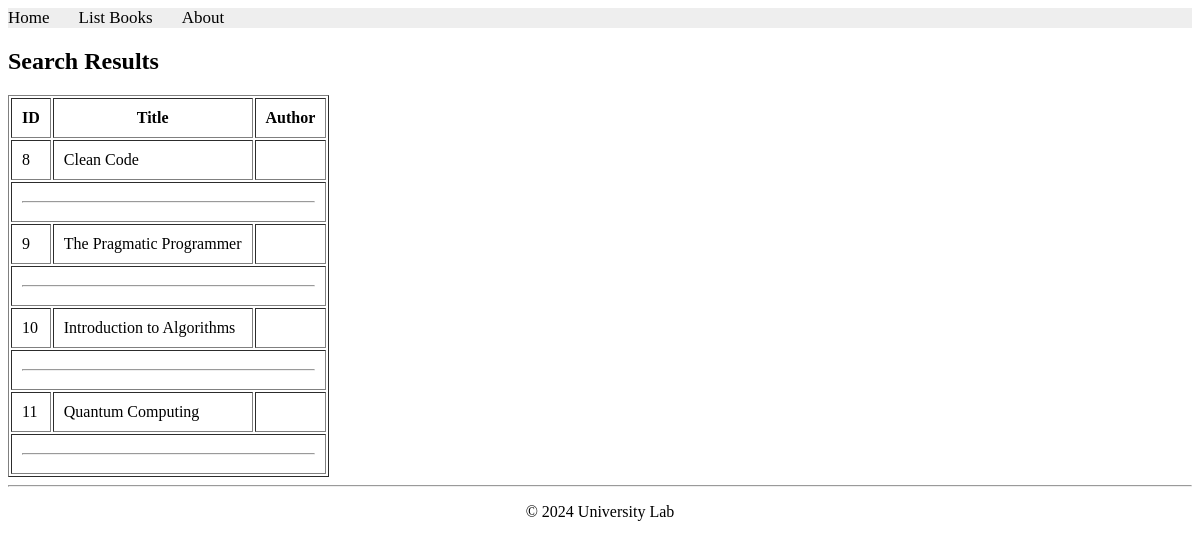
/books/lab8/task1/, run on an earlier commit of the app's database.
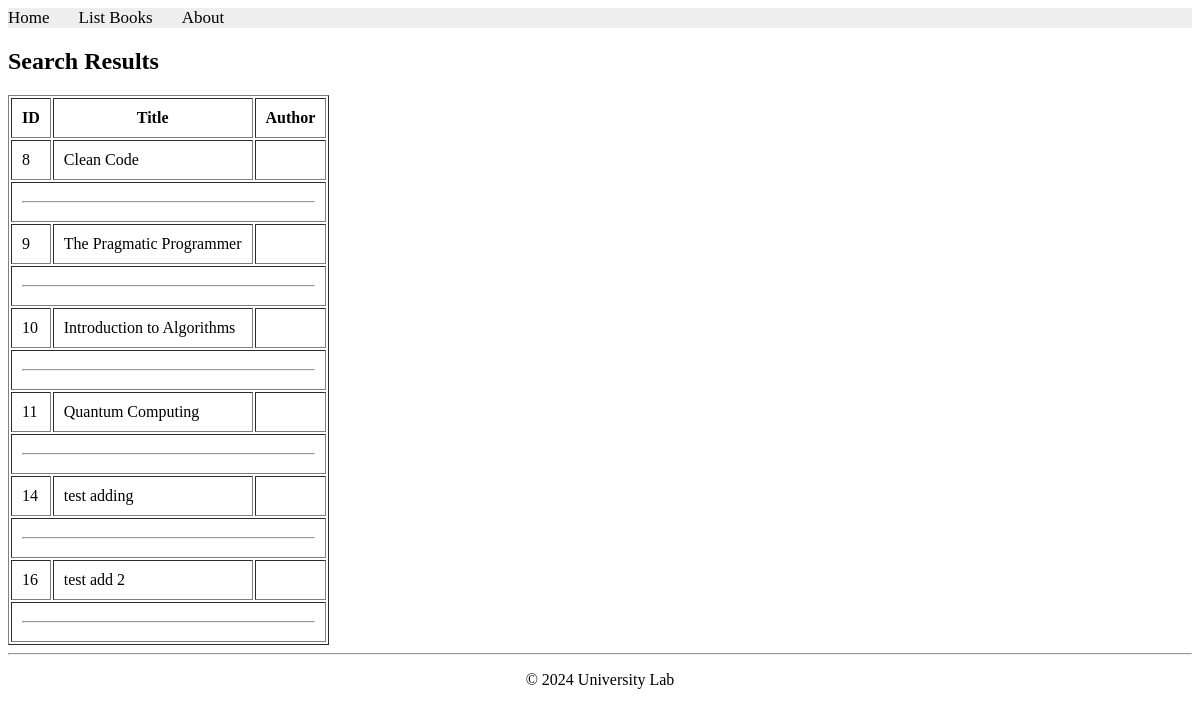
And on a later commit of the database.
### apps/bookmodule/models.py (models this page shows)
class Book(models.Model):
    title = models.CharField(max_length=100)
    price = models.FloatField(default=0.0)
    quantity = models.IntegerField(default=1)
    pubdate = models.DateTimeField()
    rating = models.SmallIntegerField(default=1)
    publisher = models.ForeignKey(Publisher, null=True, on_delete=models.SET_NULL)
    authors = models.ManyToManyField(Author)

### apps/bookmodule/views.py (the view)
# urls.py: path('lab8/task1/', views.lab8_task1, name="lab8_task1"),
def lab8_task1(request):
    mybooks = Book.objects.filter(Q(price__lte=80))
    return render(request, 'bookmodule/bookList.html', {'books': mybooks})

### apps/templates/bookmodule/bookList.html (shortened to what this page needs)
{% extends "layouts/base.html" %}
{% load static %}
{% block content %}
<h2>Search Results</h2>
{% if books %}
    <table border="1" cellpadding="10">
        <tr>
            <th>ID</th>
            <th>Title</th>
            <th>Author</th>
        </tr>
        {% for obj in books %}
        <tr>
            <td>{{ obj.id }}</td>
            <td>{{ obj.title }}</td>
            <td>{{ obj.author }}</td>
        </tr>
        <tr><td colspan="3"><hr></td></tr>
        {% endfor %}
    </table>
{% else %}
    <p>No books found. Please try a different keyword.</p>
{% endif %}
{% endblock content %}

What changed in the data, as far as the page shows it:
added Book: id "14", title "test adding"
added Book: id "16", title "test add 2"
